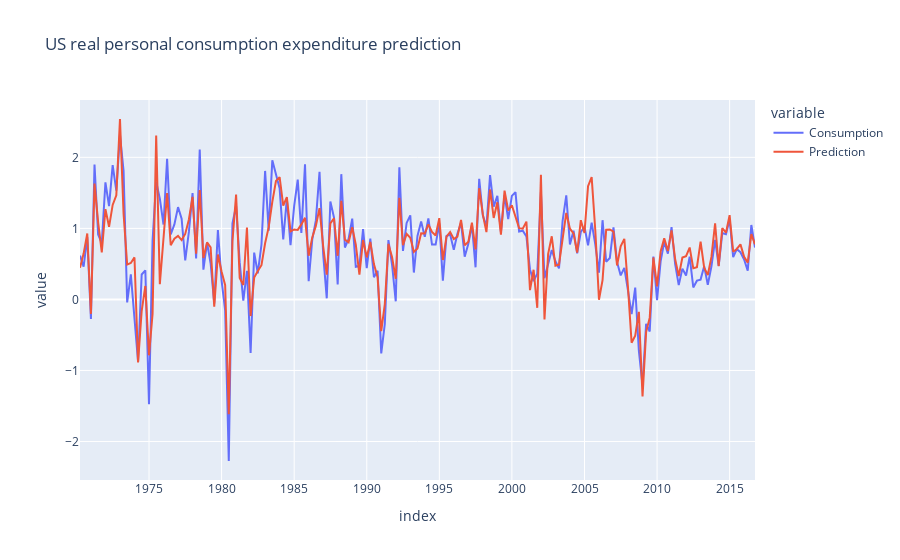

The code cell stored with this chart in its notebook:
### Code cell
# Fit results plot
comparative_data = pd.DataFrame(np.array([y,y_pred]).T, columns = ['Consumption', 'Prediction'], index = quarters)

x_line = np.linspace(comparative_data['Consumption'].max(),comparative_data['Consumption'].min(), 10)
sns.scatterplot(data = comparative_data,x = 'Consumption',y = 'Prediction', label = 'Actual Fit')
plt.plot(x_line,x_line, color = 'red', label = 'Theoretically Perfect Fit')
plt.title('Fit result')
plt.legend();
px.line(comparative_data,x = uschange_data.index, y =  ['Consumption', 'Prediction'], 
        title = 'US real personal consumption expenditure prediction')

### Figure 1 — Plotly figure (JSON) as saved in the notebook; plotly's stock layout.template omitted (floating-point values rounded to 4 significant figures; data arrays with more than 128 entries replaced by an {"elided": "..."} marker saying what was removed)
{"data": [{"hovertemplate": "variable=Consumption<br>index=%{x}<br>value=%{y}<extra></extra>", "legendgroup": "Consumption", "line": {"color": "#636efa", "dash": "solid"}, "mode": "lines", "name": "Consumption", "orientation": "v", "showlegend": true, "type": "scatter", "x": {"elided": "187 str values"}, "xaxis": "x", "y": {"elided": "187 float values"}, "yaxis": "y"}, {"hovertemplate": "variable=Prediction<br>index=%{x}<br>value=%{y}<extra></extra>", "legendgroup": "Prediction", "line": {"color": "#EF553B", "dash": "solid"}, "mode": "lines", "name": "Prediction", "orientation": "v", "showlegend": true, "type": "scatter", "x": {"elided": "187 str values"}, "xaxis": "x", "y": {"elided": "187 float values"}, "yaxis": "y"}], "layout": {"legend": {"title": {"text": "variable"}, "tracegroupgap": 0}, "title": {"text": "US real personal consumption expenditure prediction"}, "xaxis": {"anchor": "y", "domain": [0, 1], "title": {"text": "index"}}, "yaxis": {"anchor": "x", "domain": [0, 1], "title": {"text": "value"}}}}
